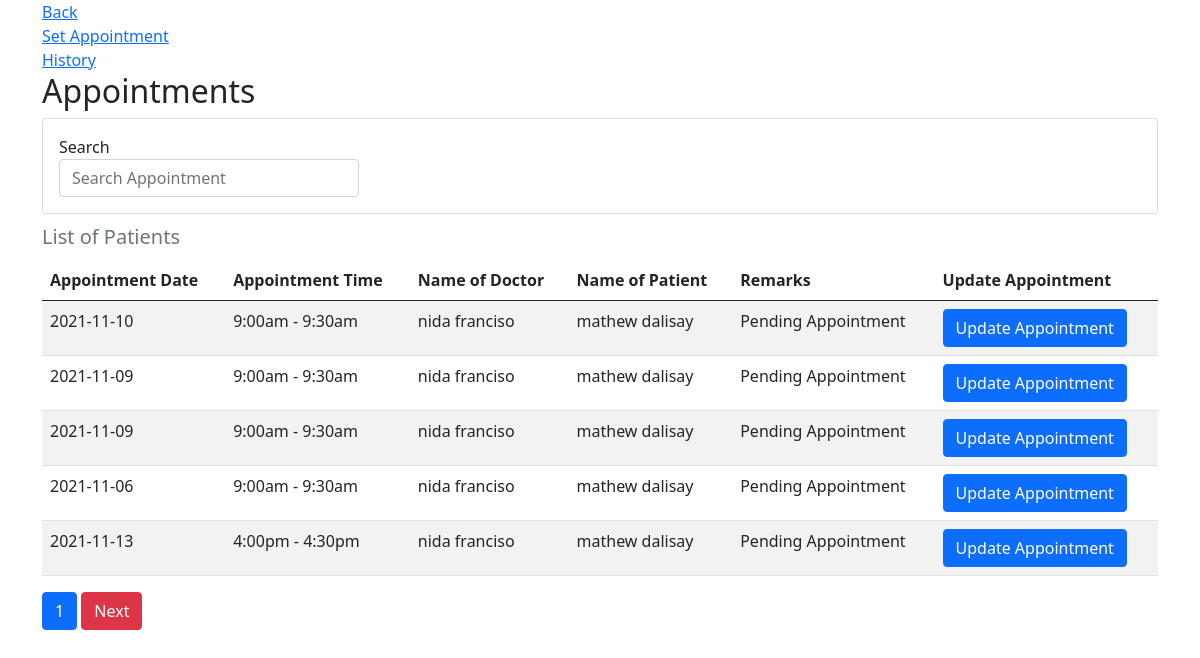
The page /users/appointment.php on the database as committed earlier.
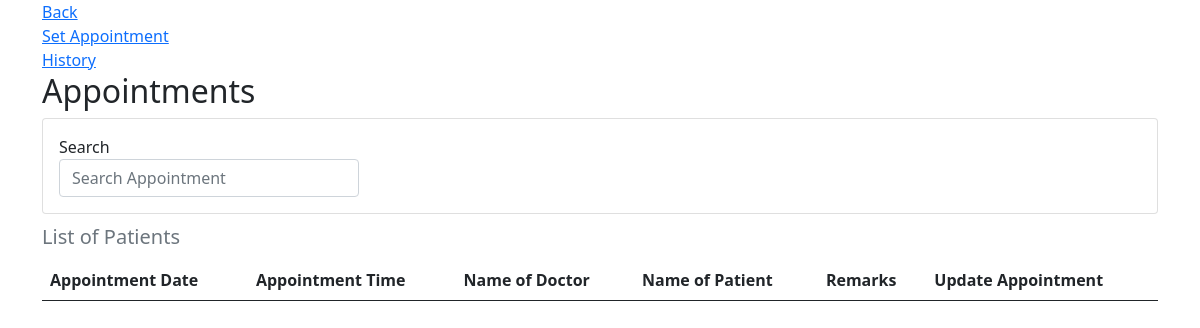
The same page on the database as committed later.
### tables this page shows
CREATE TABLE `appointments` (
  `id` int(11) NOT NULL,
  `appointment_date` date NOT NULL,
  `appointment_time` varchar(30) NOT NULL,
  `account_id` int(50) NOT NULL,
  `name_of_doctor` varchar(50) NOT NULL,
  `name_of_secretary` varchar(20) DEFAULT NULL,
  `patient_id` int(20) NOT NULL,
  `name_of_patient` varchar(50) NOT NULL,
  `date_time_created` datetime DEFAULT NULL,
  `date_time_updated` datetime DEFAULT NULL,
  `remarks` varchar(30) DEFAULT NULL
);

### users/appointment.php (the view, shortened to what this page needs)
<?php
include('../connection.php');
if(isset($_GET['page'])){
    $page = $_GET['page'];
}else{
    $page = 1;
}
$num_per_page = 05;
$start_from = ($page-1)*05;
?>
<!DOCTYPE html>
<html lang="en">
<head>
    <link href="https://cdn.jsdelivr.net/npm/bootstrap@5.0.2/dist/css/bootstrap.min.css" rel="stylesheet">
</head>
<body>
    <div class="container">
        <a href="home.php">Back</a><br>
        <a href="set-appointment.php">Set Appointment</a><br>
        <a href="history-appointment.php">History</a>
        <h2>Appointments</h2>
        <div class="card">
            <div class="card-body">
                <label for="search">Search</label>
                <input type="text"  id="search_appointment"  class="form-control" placeholder="Search Appointment" style="width: 300px;">
            </div>
        </div>
    </div>
    <div class="container">
        <div class="table-responsive">
                <table class="table table-responsive table-striped table-hover caption-top" id="table_data">
                    <caption style="font-size: 20px;">List of Patients</caption>
                    <thead>
                        <tr>
                            <th scope="col">Appointment Date</th>
                            <th scope="col">Appointment Time</th>
                            <th scope="col">Name of Doctor</th>
                            <th scope="col">Name of Patient</th>
                            <th scope="col">Remarks</th>
                            <th scope="col">Update Appointment</th>
                        </tr>
                    </thead>
                    <tbody>
                        <?php
                            $query = "SELECT * FROM appointments  LIMIT $start_from , $num_per_page";
                            $run = mysqli_query($conn,$query);
                            if(mysqli_num_rows($run) > 0){
                                foreach($run as $row){
                                    ?>
                                        <form class="row g-3 needs-validation" method="POST" action="update_appointment.php" novalidate>
                                        <tr>
                                            <td><?php echo $row ['appointment_date']?></td>
                                            <td><?php echo $row ['appointment_time']?></td>
                                            <td><?php echo $row ['name_of_doctor']?></td>
                                            <td><?php echo $row ['name_of_patient']?></td>
                                            <td><?php echo $row ['remarks']?></td>
                                            <td>
                                                <a href="update_appointment.php?patient_id=<?php echo $row['patient_id']?>" class="btn btn-primary">Update Appointment</a>
                                            </td>
                                        </tr>
                                    <?php
                                }
                            }
                        ?>
                    </tbody>
                </table>
                <?php
                    $pr_query = "SELECT * FROM appointments";
                    $pr_result = mysqli_query($conn,$pr_query);
                    $total_record = mysqli_num_rows($pr_result);
                    $total_page = ceil($total_record / $num_per_page);
                    for($i=1;$i<$total_page;$i++){
                        echo  "<a href='appointment.php?page=".$i."' class='btn btn-primary'>$i</a> ";
                    }
                    if($i > $page ){
                        echo  "<a href='appointment.php?page=".($page+1)."' class='btn btn-danger'>Next</a> ";
                    }
                    ?>
            </div>
        </div>
</body>
</html>

Rows that differ between the two databases and show on the page:
removed appointments: appointment_date "2021-11-10", appointment_time "9:00am - 9:30am", name_of_doctor "nida franciso", name_of_patient "mathew dalisay", remarks "Pending Appointment"
removed appointments: appointment_date "2021-11-09", appointment_time "9:00am - 9:30am", name_of_doctor "nida franciso", name_of_patient "mathew dalisay", remarks "Pending Appointment"
removed appointments: appointment_date "2021-11-09", appointment_time "9:00am - 9:30am", name_of_doctor "nida franciso", name_of_patient "mathew dalisay", remarks "Pending Appointment"
removed appointments: appointment_date "2021-11-06", appointment_time "9:00am - 9:30am", name_of_doctor "nida franciso", name_of_patient "mathew dalisay", remarks "Pending Appointment"
removed appointments: appointment_date "2021-11-13", appointment_time "4:00pm - 4:30pm", name_of_doctor "nida franciso", name_of_patient "mathew dalisay", remarks "Pending Appointment"
Other text that changed with them:
list line gone: "1"
text no longer shown: "Next"
